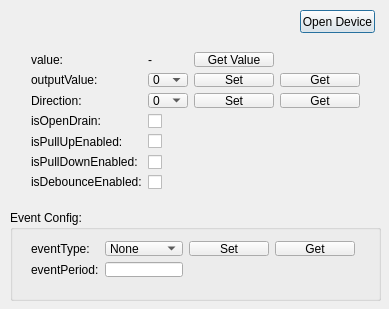
<?xml version="1.0" encoding="UTF-8"?>
<ui version="4.0">
 <class>Dialog</class>
 <widget class="QDialog" name="Dialog">
  <property name="geometry">
   <rect>
    <x>0</x>
    <y>0</y>
    <width>389</width>
    <height>309</height>
   </rect>
  </property>
  <property name="windowTitle">
   <string>GPIO Pin GUI</string>
  </property>
  <widget class="QPushButton" name="openDeviceButton">
   <property name="geometry">
    <rect>
     <x>300</x>
     <y>10</y>
     <width>75</width>
     <height>23</height>
    </rect>
   </property>
   <property name="text">
    <string>Open Device</string>
   </property>
  </widget>
  <widget class="QGroupBox" name="groupBoxEventCfg">
   <property name="geometry">
    <rect>
     <x>10</x>
     <y>210</y>
     <width>371</width>
     <height>91</height>
    </rect>
   </property>
   <property name="title">
    <string>Event Config:</string>
   </property>
   <widget class="QWidget" name="layoutWidget">
    <property name="geometry">
     <rect>
      <x>10</x>
      <y>20</y>
      <width>346</width>
      <height>58</height>
     </rect>
    </property>
    <layout class="QGridLayout" name="gridLayout">
     <item row="0" column="0">
      <widget class="QLabel" name="eventTypeLabel">
       <property name="text">
        <string>eventType:</string>
       </property>
      </widget>
     </item>
     <item row="0" column="1">
      <widget class="QComboBox" name="eventType">
       <item>
        <property name="text">
         <string>None</string>
        </property>
       </item>
       <item>
        <property name="text">
         <string>Change</string>
        </property>
       </item>
       <item>
        <property name="text">
         <string>Level 1</string>
        </property>
       </item>
       <item>
        <property name="text">
         <string>Level 0</string>
        </property>
       </item>
       <item>
        <property name="text">
         <string>Always</string>
        </property>
       </item>
      </widget>
     </item>
     <item row="0" column="2">
      <widget class="QPushButton" name="setEventCfg">
       <property name="text">
        <string>Set</string>
       </property>
      </widget>
     </item>
     <item row="0" column="3">
      <widget class="QPushButton" name="getEventCfg">
       <property name="text">
        <string>Get</string>
       </property>
      </widget>
     </item>
     <item row="1" column="0">
      <widget class="QLabel" name="eventPeriodLabel">
       <property name="text">
        <string>eventPeriod:</string>
       </property>
      </widget>
     </item>
     <item row="1" column="1">
      <widget class="QLineEdit" name="eventPeriod"/>
     </item>
    </layout>
   </widget>
  </widget>
  <widget class="QWidget" name="layoutWidget">
   <property name="geometry">
    <rect>
     <x>20</x>
     <y>10</y>
     <width>168</width>
     <height>22</height>
    </rect>
   </property>
   <layout class="QGridLayout" name="gridLayout_2">
    <item row="0" column="0">
     <widget class="QLabel" name="pinLabel">
      <property name="text">
       <string>Pin:</string>
      </property>
     </widget>
    </item>
    <item row="0" column="1">
     <widget class="QComboBox" name="pin"/>
    </item>
    <item row="0" column="2">
     <widget class="QCheckBox" name="isEnabled">
      <property name="text">
       <string>Enabled</string>
      </property>
     </widget>
    </item>
   </layout>
  </widget>
  <widget class="QWidget" name="layoutWidget">
   <property name="geometry">
    <rect>
     <x>20</x>
     <y>41</y>
     <width>351</width>
     <height>159</height>
    </rect>
   </property>
   <layout class="QGridLayout" name="gridLayout_3">
    <item row="0" column="0">
     <widget class="QLabel" name="valueLabel">
      <property name="text">
       <string>value:</string>
      </property>
     </widget>
    </item>
    <item row="0" column="1">
     <widget class="QLabel" name="value">
      <property name="text">
       <string>-</string>
      </property>
     </widget>
    </item>
    <item row="0" column="2">
     <widget class="QPushButton" name="getValueButton">
      <property name="text">
       <string>Get Value</string>
      </property>
     </widget>
    </item>
    <item row="1" column="0">
     <widget class="QLabel" name="outputValueLabel">
      <property name="text">
       <string>outputValue:</string>
      </property>
     </widget>
    </item>
    <item row="1" column="1">
     <widget class="QComboBox" name="outputValue">
      <item>
       <property name="text">
        <string>0</string>
       </property>
      </item>
      <item>
       <property name="text">
        <string>1</string>
       </property>
      </item>
     </widget>
    </item>
    <item row="1" column="2">
     <widget class="QPushButton" name="setOutputValue">
      <property name="text">
       <string>Set</string>
      </property>
     </widget>
    </item>
    <item row="1" column="3">
     <widget class="QPushButton" name="getOutputValue">
      <property name="text">
       <string>Get</string>
      </property>
     </widget>
    </item>
    <item row="2" column="0">
     <widget class="QLabel" name="directionLabel">
      <property name="text">
       <string>Direction:</string>
      </property>
     </widget>
    </item>
    <item row="2" column="1">
     <widget class="QComboBox" name="direction">
      <item>
       <property name="text">
        <string>0</string>
       </property>
      </item>
      <item>
       <property name="text">
        <string>1</string>
       </property>
      </item>
     </widget>
    </item>
    <item row="2" column="2">
     <widget class="QPushButton" name="setDirection">
      <property name="text">
       <string>Set</string>
      </property>
     </widget>
    </item>
    <item row="2" column="3">
     <widget class="QPushButton" name="getDirection">
      <property name="text">
       <string>Get</string>
      </property>
     </widget>
    </item>
    <item row="3" column="0">
     <widget class="QLabel" name="isOpenDrainLabel">
      <property name="text">
       <string>isOpenDrain:</string>
      </property>
     </widget>
    </item>
    <item row="3" column="1">
     <widget class="QCheckBox" name="isOpenDrain">
      <property name="text">
       <string/>
      </property>
     </widget>
    </item>
    <item row="4" column="0">
     <widget class="QLabel" name="isPullUpEnabledLabel">
      <property name="text">
       <string>isPullUpEnabled:</string>
      </property>
     </widget>
    </item>
    <item row="4" column="1">
     <widget class="QCheckBox" name="isPullUpEnabled">
      <property name="text">
       <string/>
      </property>
     </widget>
    </item>
    <item row="5" column="0">
     <widget class="QLabel" name="isPullDownEnabledLabel">
      <property name="text">
       <string>isPullDownEnabled:</string>
      </property>
     </widget>
    </item>
    <item row="5" column="1">
     <widget class="QCheckBox" name="isPullDownEnabled">
      <property name="text">
       <string/>
      </property>
     </widget>
    </item>
    <item row="6" column="0">
     <widget class="QLabel" name="isDebounceEnabledLabel">
      <property name="text">
       <string>isDebounceEnabled:</string>
      </property>
     </widget>
    </item>
    <item row="6" column="1">
     <widget class="QCheckBox" name="isDebounceEnabled">
      <property name="text">
       <string/>
      </property>
     </widget>
    </item>
   </layout>
  </widget>
 </widget>
 <layoutdefault spacing="6" margin="11"/>
 <resources/>
 <connections/>
</ui>
